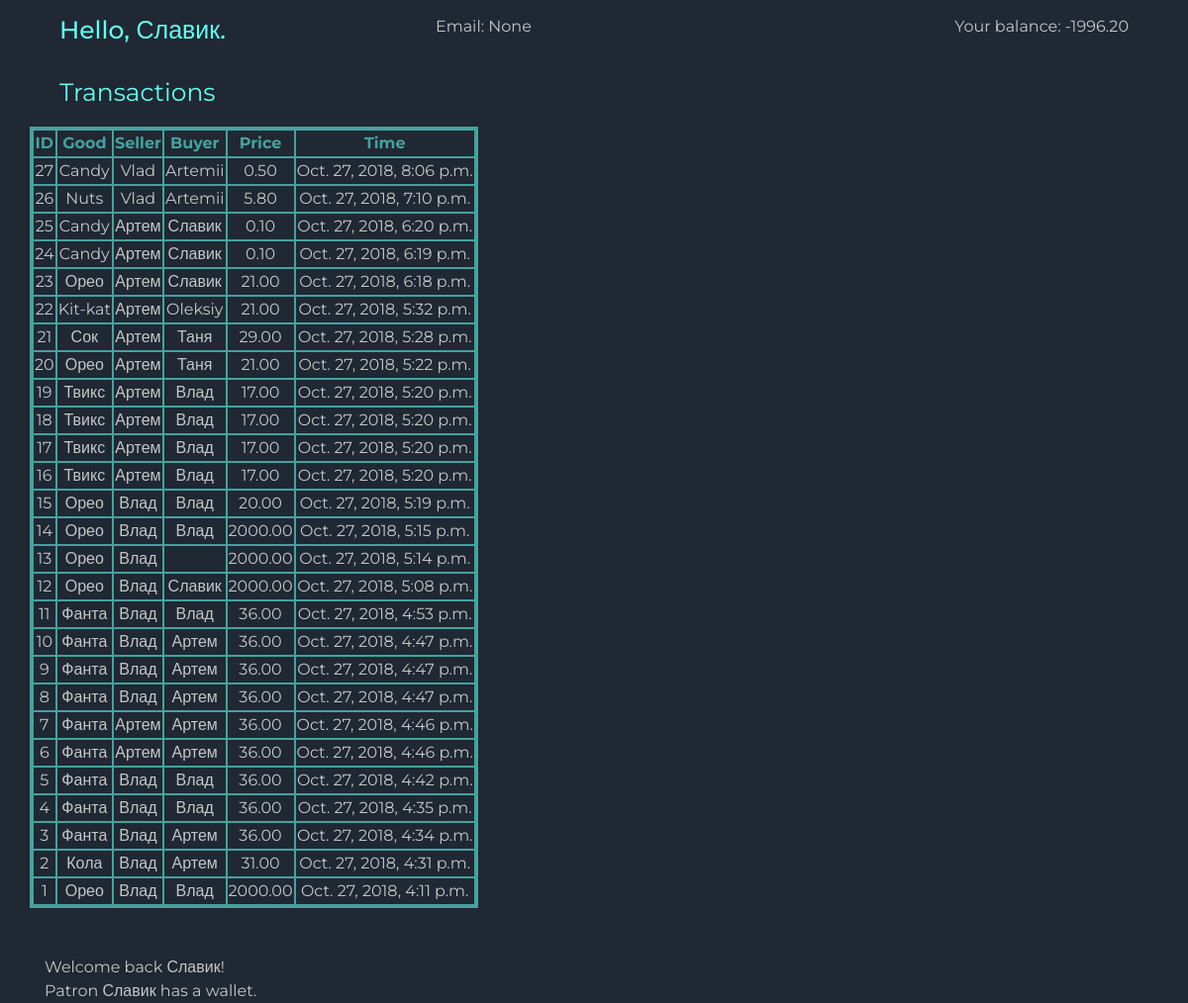
The page /retail/patron/Славик/ on the database its author committed.
### retail/models.py (models this page shows)
class Patron(models.Model):
    nickname = models.CharField(max_length=40)
    email = models.CharField(max_length=20, null=True)

class Wallet(models.Model):
    balance = models.DecimalField(decimal_places=2, max_digits=10, default=0)
    patron = models.OneToOneField(
        Patron, related_name='wallet', on_delete=models.PROTECT
    )
    class Meta:
        verbose_name = 'Wallet'
        verbose_name_plural = ' Wallets'

class Purchase(models.Model):
    name = models.CharField(max_length=255)
    price = models.DecimalField(default=0, max_digits=10, decimal_places=2)
    seller = models.ForeignKey(Patron, on_delete=models.CASCADE, related_name='seller')
    buyer = models.ForeignKey(Patron, on_delete=models.CASCADE, related_name='buyer')
    created = models.DateTimeField(auto_now_add=True)
    class Meta:
        verbose_name = 'Purchase'
        verbose_name_plural = 'Purchases'

### retail/templates/retail/dashboard.html (shortened to what this page needs)
{% load static %}
<!doctype html>
<html lang="en">
  <head>
    <link rel="stylesheet" href="https://stackpath.bootstrapcdn.com/bootstrap/4.1.3/css/bootstrap.min.css">
    <link rel="stylesheet" href="{% static 'css/style.css' %}">
  </head>
  <body>
  <div class='container'>
    <div class="row align-items-start justify-content-between">
      <div class="col-4"><h1>Hello, {{ patron.nickname }}.</h1></div>
      <div class="col-4"><p>Email: {{ patron.email }}</p></div>
      <div class="col-4 text-right"><p>Your balance: {{ wallet.balance }}</p></div>
    </div>
    <div class="row align-items-center">
      Transactions
    </div>
    <div class="row align-items-end">
      <div id="purchases">
        <table class="table-responsive">
          <tr><th>ID</th><th>Good</th><th>Seller</th><th>Buyer</th><th>Price</th><th>Time</th></tr>
          {% for purchase in purchases %}
          <tr><td>{{ purchase.pk }}</td><td>{{ purchase.name }}</td><td>{{ purchase.seller.nickname }}</td><td>{{ purchase.buyer.nickname }}</td><td>{{ purchase.price }}</td><td>{{ purchase.created }}</td></tr>
          {% endfor %}
        </table>
      </div>
    </div><br><br>
    {{ message | safe }}
  </div>
  </body>
</html>

### retail/static/css/style.css (style rules this page uses)
body { font-family: "Montserrat", "Helvetica", "Lucida Sans", "Lucida Sans Unicode", "Luxi Sans", Tahoma, sans-serif; font-size: 16px; color: #c5c6c7; background-color: #1f2833; }
h1, h2, h3, h4, h5, h6, .align-items-center { font-size: 25px; color: #66fcf1; margin: 15px; }
p { margin: 15px; }
table, td, th { text-align: center; border: 2px solid #45a29e; }
th { color: #45a29e; }

### rows shown on the page
Patron: nickname "Славик", email "None"
Wallet: balance "-1996.20"
Purchase: pk "27", name "Candy", seller.nickname "Vlad", buyer.nickname "Artemii", price "0.50", created "Oct. 27, 2018, 8:06 p.m."
Purchase: pk "26", name "Nuts", seller.nickname "Vlad", buyer.nickname "Artemii", price "5.80", created "Oct. 27, 2018, 7:10 p.m."
Purchase: pk "25", name "Candy", seller.nickname "Артем", buyer.nickname "Славик", price "0.10", created "Oct. 27, 2018, 6:20 p.m."
Purchase: pk "24", name "Candy", seller.nickname "Артем", buyer.nickname "Славик", price "0.10", created "Oct. 27, 2018, 6:19 p.m."
Purchase: pk "23", name "Орео", seller.nickname "Артем", buyer.nickname "Славик", price "21.00", created "Oct. 27, 2018, 6:18 p.m."
Purchase: pk "22", name "Kit-kat", seller.nickname "Артем", buyer.nickname "Oleksiy", price "21.00", created "Oct. 27, 2018, 5:32 p.m."
Purchase: pk "21", name "Сок", seller.nickname "Артем", buyer.nickname "Таня", price "29.00", created "Oct. 27, 2018, 5:28 p.m."
Purchase: pk "20", name "Орео", seller.nickname "Артем", buyer.nickname "Таня", price "21.00", created "Oct. 27, 2018, 5:22 p.m."
Purchase: pk "19", name "Твикс", seller.nickname "Артем", buyer.nickname "Влад", price "17.00", created "Oct. 27, 2018, 5:20 p.m."
Purchase: pk "18", name "Твикс", seller.nickname "Артем", buyer.nickname "Влад", price "17.00", created "Oct. 27, 2018, 5:20 p.m."
Purchase: pk "17", name "Твикс", seller.nickname "Артем", buyer.nickname "Влад", price "17.00", created "Oct. 27, 2018, 5:20 p.m."
Purchase: pk "16", name "Твикс", seller.nickname "Артем", buyer.nickname "Влад", price "17.00", created "Oct. 27, 2018, 5:20 p.m."
Purchase: pk "15", name "Орео", seller.nickname "Влад", buyer.nickname "Влад", price "20.00", created "Oct. 27, 2018, 5:19 p.m."
Purchase: pk "14", name "Орео", seller.nickname "Влад", buyer.nickname "Влад", price "2000.00", created "Oct. 27, 2018, 5:15 p.m."
Purchase: pk "13", name "Орео", seller.nickname "Влад", price "2000.00", created "Oct. 27, 2018, 5:14 p.m."
Purchase: pk "12", name "Орео", seller.nickname "Влад", buyer.nickname "Славик", price "2000.00", created "Oct. 27, 2018, 5:08 p.m."
Purchase: pk "11", name "Фанта", seller.nickname "Влад", buyer.nickname "Влад", price "36.00", created "Oct. 27, 2018, 4:53 p.m."
Purchase: pk "10", name "Фанта", seller.nickname "Влад", buyer.nickname "Артем", price "36.00", created "Oct. 27, 2018, 4:47 p.m."
Purchase: pk "9", name "Фанта", seller.nickname "Влад", buyer.nickname "Артем", price "36.00", created "Oct. 27, 2018, 4:47 p.m."
Purchase: pk "8", name "Фанта", seller.nickname "Влад", buyer.nickname "Артем", price "36.00", created "Oct. 27, 2018, 4:47 p.m."
Purchase: pk "7", name "Фанта", seller.nickname "Артем", buyer.nickname "Артем", price "36.00", created "Oct. 27, 2018, 4:46 p.m."
Purchase: pk "6", name "Фанта", seller.nickname "Артем", buyer.nickname "Артем", price "36.00", created "Oct. 27, 2018, 4:46 p.m."
Purchase: pk "5", name "Фанта", seller.nickname "Влад", buyer.nickname "Влад", price "36.00", created "Oct. 27, 2018, 4:42 p.m."
Purchase: pk "4", name "Фанта", seller.nickname "Влад", buyer.nickname "Влад", price "36.00", created "Oct. 27, 2018, 4:35 p.m."
Purchase: pk "3", name "Фанта", seller.nickname "Влад", buyer.nickname "Артем", price "36.00", created "Oct. 27, 2018, 4:34 p.m."
Purchase: pk "2", name "Кола", seller.nickname "Влад", buyer.nickname "Артем", price "31.00", created "Oct. 27, 2018, 4:31 p.m."
Purchase: pk "1", name "Орео", seller.nickname "Влад", buyer.nickname "Влад", price "2000.00", created "Oct. 27, 2018, 4:11 p.m."

### other values the page prints
{{ message | safe }} "Welcome back Славик! Patron Славик has a wallet."
